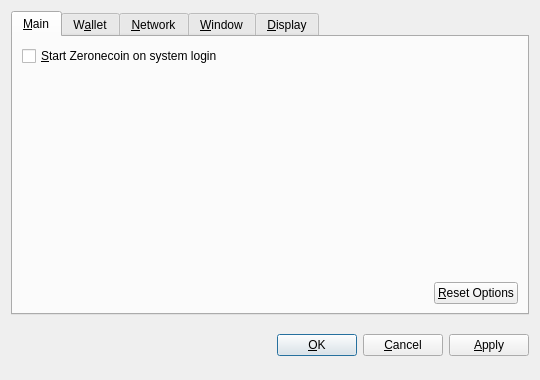
<?xml version="1.0" encoding="UTF-8"?>
<ui version="4.0">
 <class>OptionsDialog</class>
 <widget class="QDialog" name="OptionsDialog">
  <property name="geometry">
   <rect>
    <x>0</x>
    <y>0</y>
    <width>540</width>
    <height>380</height>
   </rect>
  </property>
  <property name="windowTitle">
   <string>Options</string>
  </property>
  <property name="modal">
   <bool>true</bool>
  </property>
  <layout class="QVBoxLayout" name="verticalLayout">
   <item>
    <widget class="QTabWidget" name="tabWidget">
     <property name="tabPosition">
      <enum>QTabWidget::North</enum>
     </property>
     <property name="currentIndex">
      <number>0</number>
     </property>
     <widget class="QWidget" name="tabMain">
      <attribute name="title">
       <string>&amp;Main</string>
      </attribute>
      <layout class="QVBoxLayout" name="verticalLayout_Main">
       <item>
        <widget class="QCheckBox" name="bitcoinAtStartup">
         <property name="toolTip">
          <string>Automatically start Zeronecoin after logging in to the system.</string>
         </property>
         <property name="text">
          <string>&amp;Start Zeronecoin on system login</string>
         </property>
        </widget>
       </item>
       <item>
        <spacer name="verticalSpacer_Main">
         <property name="orientation">
          <enum>Qt::Vertical</enum>
         </property>
         <property name="sizeHint" stdset="0">
          <size>
           <width>20</width>
           <height>40</height>
          </size>
         </property>
        </spacer>
       </item>
       <item>
        <layout class="QHBoxLayout" name="horizontalLayout_2_Main">
         <item>
          <spacer name="horizontalSpacer_2_Main">
           <property name="orientation">
            <enum>Qt::Horizontal</enum>
           </property>
           <property name="sizeHint" stdset="0">
            <size>
             <width>40</width>
             <height>20</height>
            </size>
           </property>
          </spacer>
         </item>
         <item>
          <widget class="QPushButton" name="resetButton">
           <property name="toolTip">
            <string>Reset all client options to default.</string>
           </property>
           <property name="text">
            <string>&amp;Reset Options</string>
           </property>
           <property name="autoDefault">
            <bool>false</bool>
           </property>
          </widget>
         </item>
        </layout>
       </item>
      </layout>
     </widget>
     <widget class="QWidget" name="tabWallet">
      <attribute name="title">
       <string>W&amp;allet</string>
      </attribute>
      <layout class="QVBoxLayout" name="verticalLayout_Network">
       <item>
        <widget class="QLabel" name="transactionFeeInfoLabel">
         <property name="text">
          <string>Optional transaction fee per kB that helps make sure your transactions are processed quickly. Most transactions are 1 kB.</string>
         </property>
         <property name="textFormat">
          <enum>Qt::PlainText</enum>
         </property>
         <property name="wordWrap">
          <bool>true</bool>
         </property>
        </widget>
       </item>
       <item>
        <layout class="QHBoxLayout" name="horizontalLayout_1_Main">
         <item>
          <widget class="QLabel" name="transactionFeeLabel">
           <property name="text">
            <string>Pay transaction &amp;fee</string>
           </property>
           <property name="textFormat">
            <enum>Qt::PlainText</enum>
           </property>
           <property name="buddy">
            <cstring>transactionFee</cstring>
           </property>
          </widget>
         </item>
         <item>
          <widget class="BitcoinAmountField" name="transactionFee"/>
         </item>
         <item>
          <spacer name="horizontalSpacer_1_Main">
           <property name="orientation">
            <enum>Qt::Horizontal</enum>
           </property>
           <property name="sizeHint" stdset="0">
            <size>
             <width>40</width>
             <height>20</height>
            </size>
           </property>
          </spacer>
         </item>
        </layout>
       </item>
       <item>
        <widget class="QLabel" name="label">
         <property name="text">
          <string>If you disable the spending of unconfirmed change, the change from a transaction cannot be used until that transaction has at least one confirmation. This also affects how your balance is computed.</string>
         </property>
         <property name="wordWrap">
          <bool>true</bool>
         </property>
        </widget>
       </item>
       <item>
        <widget class="QCheckBox" name="spendZeroConfChange">
         <property name="text">
          <string>Spend unconfirmed change  (experts only)</string>
         </property>
        </widget>
       </item>
       <item>
        <spacer name="verticalSpacer">
         <property name="orientation">
          <enum>Qt::Vertical</enum>
         </property>
         <property name="sizeHint" stdset="0">
          <size>
           <width>20</width>
           <height>40</height>
          </size>
         </property>
        </spacer>
       </item>
      </layout>
     </widget>
     <widget class="QWidget" name="tabNetwork">
      <attribute name="title">
       <string>&amp;Network</string>
      </attribute>
      <layout class="QVBoxLayout" name="verticalLayout_Network">
       <item>
        <widget class="QCheckBox" name="mapPortUpnp">
         <property name="toolTip">
          <string>Automatically open the Zeronecoin client port on the router. This only works when your router supports UPnP and it is enabled.</string>
         </property>
         <property name="text">
          <string>Map port using &amp;UPnP</string>
         </property>
        </widget>
       </item>
       <item>
        <widget class="QCheckBox" name="connectSocks">
         <property name="toolTip">
          <string>Connect to the Zeronecoin network through a SOCKS proxy (e.g. when connecting through Tor).</string>
         </property>
         <property name="text">
          <string>&amp;Connect through SOCKS proxy:</string>
         </property>
        </widget>
       </item>
       <item>
        <layout class="QHBoxLayout" name="horizontalLayout_Network">
         <item>
          <widget class="QLabel" name="proxyIpLabel">
           <property name="text">
            <string>Proxy &amp;IP:</string>
           </property>
           <property name="textFormat">
            <enum>Qt::PlainText</enum>
           </property>
           <property name="buddy">
            <cstring>proxyIp</cstring>
           </property>
          </widget>
         </item>
         <item>
          <widget class="QValidatedLineEdit" name="proxyIp">
           <property name="maximumSize">
            <size>
             <width>140</width>
             <height>16777215</height>
            </size>
           </property>
           <property name="toolTip">
            <string>IP address of the proxy (e.g. 127.0.0.1)</string>
           </property>
          </widget>
         </item>
         <item>
          <widget class="QLabel" name="proxyPortLabel">
           <property name="text">
            <string>&amp;Port:</string>
           </property>
           <property name="textFormat">
            <enum>Qt::PlainText</enum>
           </property>
           <property name="buddy">
            <cstring>proxyPort</cstring>
           </property>
          </widget>
         </item>
         <item>
          <widget class="QLineEdit" name="proxyPort">
           <property name="maximumSize">
            <size>
             <width>55</width>
             <height>16777215</height>
            </size>
           </property>
           <property name="toolTip">
            <string>Port of the proxy (e.g. 9050)</string>
           </property>
          </widget>
         </item>
         <item>
          <widget class="QLabel" name="socksVersionLabel">
           <property name="text">
            <string>SOCKS &amp;Version:</string>
           </property>
           <property name="textFormat">
            <enum>Qt::PlainText</enum>
           </property>
           <property name="buddy">
            <cstring>socksVersion</cstring>
           </property>
          </widget>
         </item>
         <item>
          <widget class="QValueComboBox" name="socksVersion">
           <property name="toolTip">
            <string>SOCKS version of the proxy (e.g. 5)</string>
           </property>
          </widget>
         </item>
         <item>
          <spacer name="horizontalSpacer_Network">
           <property name="orientation">
            <enum>Qt::Horizontal</enum>
           </property>
           <property name="sizeHint" stdset="0">
            <size>
             <width>40</width>
             <height>20</height>
            </size>
           </property>
          </spacer>
         </item>
        </layout>
       </item>
       <item>
        <spacer name="verticalSpacer_Network">
         <property name="orientation">
          <enum>Qt::Vertical</enum>
         </property>
         <property name="sizeHint" stdset="0">
          <size>
           <width>20</width>
           <height>40</height>
          </size>
         </property>
        </spacer>
       </item>
      </layout>
     </widget>
     <widget class="QWidget" name="tabWindow">
      <attribute name="title">
       <string>&amp;Window</string>
      </attribute>
      <layout class="QVBoxLayout" name="verticalLayout_Window">
       <item>
        <widget class="QCheckBox" name="minimizeToTray">
         <property name="toolTip">
          <string>Show only a tray icon after minimizing the window.</string>
         </property>
         <property name="text">
          <string>&amp;Minimize to the tray instead of the taskbar</string>
         </property>
        </widget>
       </item>
       <item>
        <widget class="QCheckBox" name="minimizeOnClose">
         <property name="toolTip">
          <string>Minimize instead of exit the application when the window is closed. When this option is enabled, the application will be closed only after selecting Quit in the menu.</string>
         </property>
         <property name="text">
          <string>M&amp;inimize on close</string>
         </property>
        </widget>
       </item>
       <item>
        <spacer name="verticalSpacer_Window">
         <property name="orientation">
          <enum>Qt::Vertical</enum>
         </property>
         <property name="sizeHint" stdset="0">
          <size>
           <width>20</width>
           <height>40</height>
          </size>
         </property>
        </spacer>
       </item>
      </layout>
     </widget>
     <widget class="QWidget" name="tabDisplay">
      <attribute name="title">
       <string>&amp;Display</string>
      </attribute>
      <layout class="QVBoxLayout" name="verticalLayout_Display">
       <item>
        <layout class="QHBoxLayout" name="horizontalLayout_1_Display">
         <item>
          <widget class="QLabel" name="langLabel">
           <property name="text">
            <string>User Interface &amp;language:</string>
           </property>
           <property name="textFormat">
            <enum>Qt::PlainText</enum>
           </property>
           <property name="buddy">
            <cstring>lang</cstring>
           </property>
          </widget>
         </item>
         <item>
          <widget class="QValueComboBox" name="lang">
           <property name="toolTip">
            <string>The user interface language can be set here. This setting will take effect after restarting Zeronecoin.</string>
           </property>
          </widget>
         </item>
        </layout>
       </item>
       <item>
        <layout class="QHBoxLayout" name="horizontalLayout_2_Display">
         <item>
          <widget class="QLabel" name="unitLabel">
           <property name="text">
            <string>&amp;Unit to show amounts in:</string>
           </property>
           <property name="textFormat">
            <enum>Qt::PlainText</enum>
           </property>
           <property name="buddy">
            <cstring>unit</cstring>
           </property>
          </widget>
         </item>
         <item>
          <widget class="QValueComboBox" name="unit">
           <property name="toolTip">
            <string>Choose the default subdivision unit to show in the interface and when sending coins.</string>
           </property>
          </widget>
         </item>
        </layout>
       </item>
       <item>
        <widget class="QCheckBox" name="displayAddresses">
         <property name="toolTip">
          <string>Whether to show Zeronecoin addresses in the transaction list or not.</string>
         </property>
         <property name="text">
          <string>&amp;Display addresses in transaction list</string>
         </property>
        </widget>
       </item>
       <item>
        <widget class="QCheckBox" name="coinControlFeatures">
         <property name="toolTip">
          <string>Whether to show coin control features or not.</string>
         </property>
         <property name="text">
          <string>Display coin &amp;control features (experts only!)</string>
         </property>
        </widget>
       </item>
       <item>
        <spacer name="verticalSpacer_Display">
         <property name="orientation">
          <enum>Qt::Vertical</enum>
         </property>
         <property name="sizeHint" stdset="0">
          <size>
           <width>20</width>
           <height>40</height>
          </size>
         </property>
        </spacer>
       </item>
      </layout>
     </widget>
    </widget>
   </item>
   <item>
    <layout class="QHBoxLayout" name="horizontalLayout_Buttons">
     <item>
      <spacer name="horizontalSpacer_1">
       <property name="orientation">
        <enum>Qt::Horizontal</enum>
       </property>
       <property name="sizeHint" stdset="0">
        <size>
         <width>40</width>
         <height>48</height>
        </size>
       </property>
      </spacer>
     </item>
     <item>
      <widget class="QLabel" name="statusLabel">
       <property name="font">
        <font>
         <weight>75</weight>
         <bold>true</bold>
        </font>
       </property>
       <property name="text">
        <string/>
       </property>
       <property name="textFormat">
        <enum>Qt::PlainText</enum>
       </property>
       <property name="wordWrap">
        <bool>true</bool>
       </property>
      </widget>
     </item>
     <item>
      <spacer name="horizontalSpacer_2">
       <property name="orientation">
        <enum>Qt::Horizontal</enum>
       </property>
       <property name="sizeHint" stdset="0">
        <size>
         <width>40</width>
         <height>48</height>
        </size>
       </property>
      </spacer>
     </item>
     <item>
      <widget class="QPushButton" name="okButton">
       <property name="text">
        <string>&amp;OK</string>
       </property>
      </widget>
     </item>
     <item>
      <widget class="QPushButton" name="cancelButton">
       <property name="text">
        <string>&amp;Cancel</string>
       </property>
       <property name="autoDefault">
        <bool>false</bool>
       </property>
      </widget>
     </item>
     <item>
      <widget class="QPushButton" name="applyButton">
       <property name="text">
        <string>&amp;Apply</string>
       </property>
       <property name="autoDefault">
        <bool>false</bool>
       </property>
      </widget>
     </item>
    </layout>
   </item>
  </layout>
 </widget>
 <customwidgets>
  <customwidget>
   <class>BitcoinAmountField</class>
   <extends>QSpinBox</extends>
   <header>bitcoinamountfield.h</header>
  </customwidget>
  <customwidget>
   <class>QValueComboBox</class>
   <extends>QComboBox</extends>
   <header>qvaluecombobox.h</header>
  </customwidget>
  <customwidget>
   <class>QValidatedLineEdit</class>
   <extends>QLineEdit</extends>
   <header>qvalidatedlineedit.h</header>
  </customwidget>
 </customwidgets>
 <resources/>
 <connections/>
</ui>
